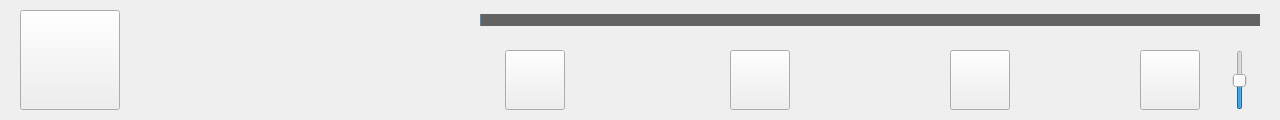
<?xml version="1.0" encoding="UTF-8"?>
<ui version="4.0">
 <class>PLAY</class>
 <widget class="QWidget" name="PLAY">
  <property name="geometry">
   <rect>
    <x>0</x>
    <y>0</y>
    <width>1280</width>
    <height>120</height>
   </rect>
  </property>
  <property name="windowTitle">
   <string>Form</string>
  </property>
  <widget class="QSlider" name="Music_Pos">
   <property name="geometry">
    <rect>
     <x>480</x>
     <y>0</y>
     <width>780</width>
     <height>40</height>
    </rect>
   </property>
   <property name="styleSheet">
    <string notr="true">QSlider::handle:horizontal{ 
		width:  30px; 
		height: 30px; 
		margin-top: -10px; 
		margin-left: 0px; 
		margin-bottom: -10px; 
		margin-right: 0px; 
 		border-image:url(:/Resource/Rect.png);
} 
QSlider::sub-page:horizontal{
	   background:rgba(80,166,234,150);
}
QSlider::groove:horizontal{ 
		height: 12px; 
		left: 0px;
		right: 0px; 
		background:rgba(0,0,0,150);
 } </string>
   </property>
   <property name="maximum">
    <number>100</number>
   </property>
   <property name="singleStep">
    <number>1</number>
   </property>
   <property name="value">
    <number>0</number>
   </property>
   <property name="orientation">
    <enum>Qt::Horizontal</enum>
   </property>
  </widget>
  <widget class="QLabel" name="Time">
   <property name="geometry">
    <rect>
     <x>350</x>
     <y>0</y>
     <width>120</width>
     <height>30</height>
    </rect>
   </property>
   <property name="font">
    <font>
     <family>Cascadia Code</family>
     <pointsize>10</pointsize>
    </font>
   </property>
   <property name="styleSheet">
    <string notr="true">color:white;</string>
   </property>
   <property name="text">
    <string/>
   </property>
  </widget>
  <widget class="QLabel" name="Name">
   <property name="geometry">
    <rect>
     <x>130</x>
     <y>30</y>
     <width>340</width>
     <height>50</height>
    </rect>
   </property>
   <property name="font">
    <font>
     <family>楷体</family>
     <pointsize>16</pointsize>
    </font>
   </property>
   <property name="styleSheet">
    <string notr="true">color:white;</string>
   </property>
   <property name="text">
    <string/>
   </property>
   <property name="alignment">
    <set>Qt::AlignCenter</set>
   </property>
  </widget>
  <widget class="QPushButton" name="Image">
   <property name="geometry">
    <rect>
     <x>20</x>
     <y>10</y>
     <width>100</width>
     <height>100</height>
    </rect>
   </property>
   <property name="styleSheet">
    <string notr="true"/>
   </property>
   <property name="text">
    <string/>
   </property>
   <property name="icon">
    <iconset resource="Resources.qrc">
     <normaloff>:/Resource/Logo.png</normaloff>:/Resource/Logo.png</iconset>
   </property>
   <property name="iconSize">
    <size>
     <width>90</width>
     <height>90</height>
    </size>
   </property>
   <property name="flat">
    <bool>false</bool>
   </property>
  </widget>
  <widget class="QWidget" name="widget" native="true">
   <property name="geometry">
    <rect>
     <x>480</x>
     <y>50</y>
     <width>780</width>
     <height>60</height>
    </rect>
   </property>
   <widget class="QPushButton" name="Next">
    <property name="geometry">
     <rect>
      <x>470</x>
      <y>0</y>
      <width>60</width>
      <height>60</height>
     </rect>
    </property>
    <property name="text">
     <string/>
    </property>
    <property name="icon">
     <iconset resource="Resources.qrc">
      <normaloff>:/Resource/Next.png</normaloff>:/Resource/Next.png</iconset>
    </property>
    <property name="iconSize">
     <size>
      <width>50</width>
      <height>50</height>
     </size>
    </property>
    <property name="flat">
     <bool>false</bool>
    </property>
   </widget>
   <widget class="QPushButton" name="Back">
    <property name="geometry">
     <rect>
      <x>25</x>
      <y>0</y>
      <width>60</width>
      <height>60</height>
     </rect>
    </property>
    <property name="text">
     <string/>
    </property>
    <property name="icon">
     <iconset resource="Resources.qrc">
      <normaloff>:/Resource/Back.png</normaloff>:/Resource/Back.png</iconset>
    </property>
    <property name="iconSize">
     <size>
      <width>50</width>
      <height>50</height>
     </size>
    </property>
    <property name="flat">
     <bool>false</bool>
    </property>
   </widget>
   <widget class="QPushButton" name="Play">
    <property name="geometry">
     <rect>
      <x>250</x>
      <y>0</y>
      <width>60</width>
      <height>60</height>
     </rect>
    </property>
    <property name="text">
     <string/>
    </property>
    <property name="icon">
     <iconset resource="Resources.qrc">
      <normaloff>:/Resource/Play.png</normaloff>:/Resource/Play.png</iconset>
    </property>
    <property name="iconSize">
     <size>
      <width>50</width>
      <height>50</height>
     </size>
    </property>
    <property name="flat">
     <bool>false</bool>
    </property>
   </widget>
   <widget class="QPushButton" name="Audio">
    <property name="geometry">
     <rect>
      <x>660</x>
      <y>0</y>
      <width>60</width>
      <height>60</height>
     </rect>
    </property>
    <property name="text">
     <string/>
    </property>
    <property name="icon">
     <iconset resource="Resources.qrc">
      <normaloff>:/Resource/Audio.png</normaloff>:/Resource/Audio.png</iconset>
    </property>
    <property name="iconSize">
     <size>
      <width>50</width>
      <height>50</height>
     </size>
    </property>
    <property name="flat">
     <bool>false</bool>
    </property>
   </widget>
   <widget class="QSlider" name="Audio_Size">
    <property name="geometry">
     <rect>
      <x>750</x>
      <y>0</y>
      <width>20</width>
      <height>60</height>
     </rect>
    </property>
    <property name="styleSheet">
     <string notr="true">QSlider::handle:vertical{ 
 		border-image:url(:/Resource/Rect.png);
} </string>
    </property>
    <property name="maximum">
     <number>100</number>
    </property>
    <property name="value">
     <number>50</number>
    </property>
    <property name="orientation">
     <enum>Qt::Vertical</enum>
    </property>
   </widget>
  </widget>
  <zorder>Time</zorder>
  <zorder>Music_Pos</zorder>
  <zorder>Name</zorder>
  <zorder>Image</zorder>
  <zorder>widget</zorder>
 </widget>
 <resources>
  <include location="Resources.qrc"/>
 </resources>
 <connections/>
</ui>
